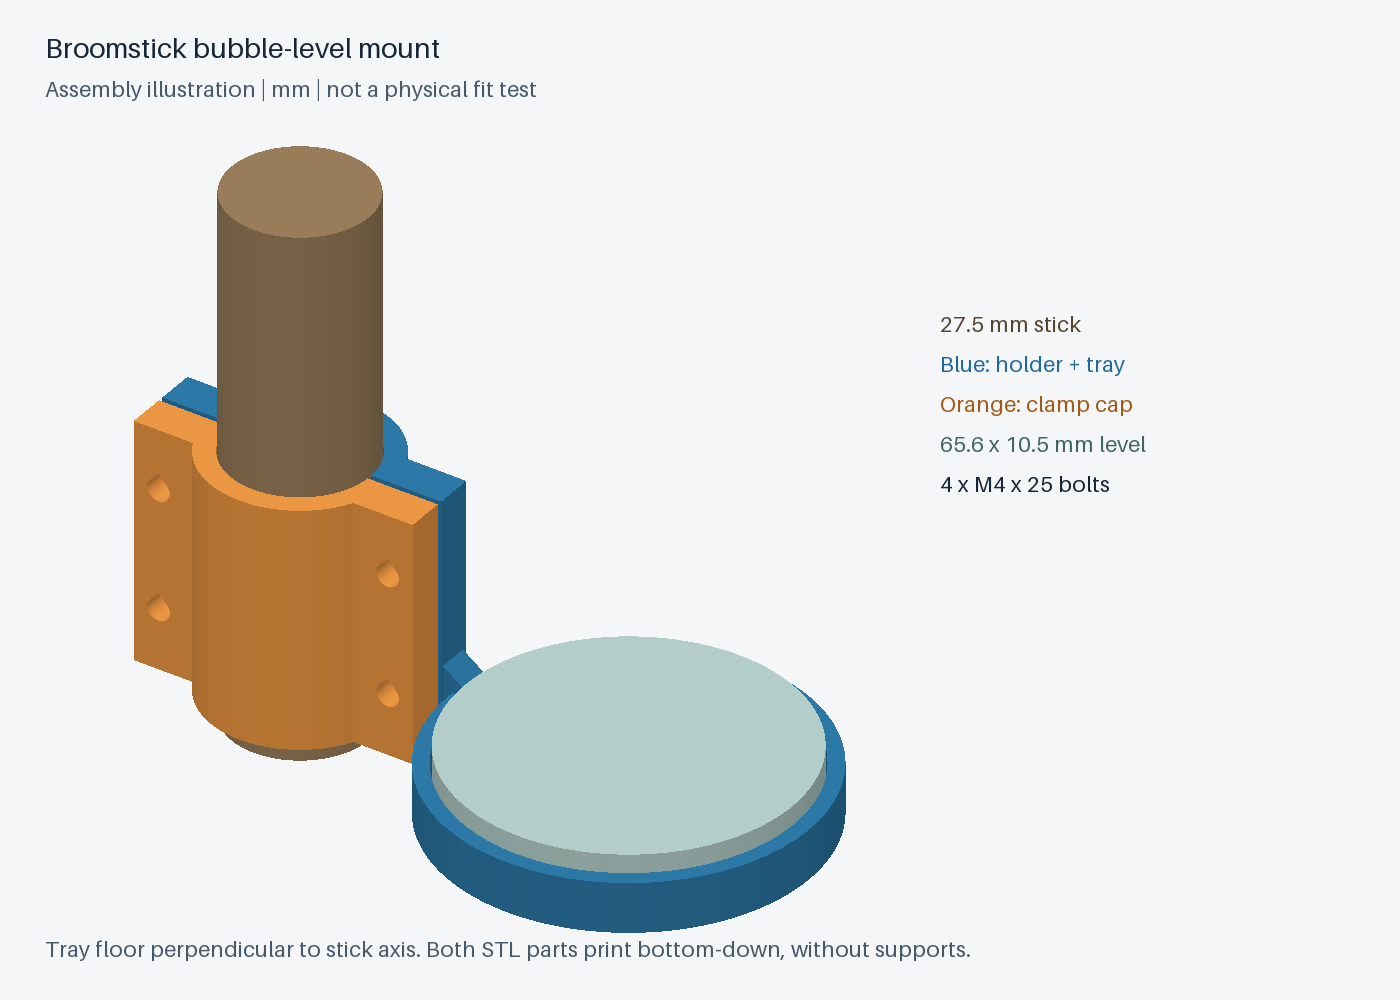

Here is the Python script that generated this plot:
# /// script
# requires-python = ">=3.12"
# dependencies = ["manifold3d==3.5.4", "numpy==2.5.3", "trimesh==5.1.1", "scipy==1.18.1", "pillow==12.3.0"]
# ///
"""Generate millimetre STL parts: uv run parts/broomstick_level_mount.py.

The stick axis is Z; the level's reference floor is the XY plane at Z=3.
Both parts export already oriented with their flat bottoms on the print bed.
"""
from pathlib import Path
from math import sqrt

import manifold3d as cad
import numpy as np
import trimesh
from PIL import Image, ImageDraw, ImageFont

# Measured hardware; adjust these to regenerate for another stick or level.
STICK_DIAMETER = 27.5
LEVEL_DIAMETER = 65.6
LEVEL_HEIGHT = 10.5
# Clearances are diametral, not radial. Tighten the split clamp to grip.
STICK_CLEARANCE = 0.4
LEVEL_CLEARANCE = 0.6
CLAMP_HEIGHT = 48.0
CLAMP_WALL = 4.05
SPLIT_GAP = 1.0
FLOOR = 3.0
TRAY_WALL = 3.0
TRAY_RIM_HEIGHT = 7.0
LEVEL_OFFSET = 66.0
BOLT_DIAMETER = 4.5  # clearance for M4
BOLT_X = 23.0
BOLT_Z = (12.0, 36.0)
EAR_INNER_X = 14.0
EAR_OUTER_X = 28.0
EAR_DEPTH = 8.0
SEGMENTS = 192
OUT = Path(__file__).resolve().parent


def box(size, position):
    return cad.Manifold.cube(size).translate(position)


def cylinder(radius, height, position=(0, 0, 0)):
    return cad.Manifold.cylinder(height, radius, circular_segments=SEGMENTS).translate(position)


def xz_prism(points, y_start, depth):
    # A polygon in X/Z, extruded toward -Y from y_start + depth.
    return cad.CrossSection([points]).extrude(depth).rotate((90, 0, 0)).translate((0, y_start + depth, 0))


def bolt_hole(x, z):
    # Circular clearance with a 45-degree roof, avoiding supports in the bore.
    r = BOLT_DIAMETER / 2
    circle = cad.CrossSection.circle(r, circular_segments=SEGMENTS)
    roof = cad.CrossSection([[(-r / sqrt(2), r / sqrt(2)),
                              (r / sqrt(2), r / sqrt(2)),
                              (0, r * sqrt(2))]])
    return (circle + roof).extrude(40).rotate((90, 0, 0)).translate((x, 20, z))


def build():
    bore_r = (STICK_DIAMETER + STICK_CLEARANCE) / 2
    clamp_r = bore_r + CLAMP_WALL
    pocket_r = (LEVEL_DIAMETER + LEVEL_CLEARANCE) / 2
    tray_r = pocket_r + TRAY_WALL
    assert LEVEL_OFFSET - tray_r > EAR_OUTER_X, "Tray must clear the removable clamp half."
    assert LEVEL_HEIGHT > TRAY_RIM_HEIGHT, "Level must remain accessible above the rim."

    collar = cylinder(clamp_r, CLAMP_HEIGHT)
    for x0 in (EAR_INNER_X, -EAR_OUTER_X):
        collar += box((EAR_OUTER_X - EAR_INNER_X, 2 * EAR_DEPTH, CLAMP_HEIGHT),
                      (x0, -EAR_DEPTH, 0))
    collar -= cylinder(bore_r, CLAMP_HEIGHT + 2, (0, 0, -1))
    main_half = collar ^ box((100, 100, CLAMP_HEIGHT + 2), (-50, SPLIT_GAP / 2, -1))
    cap = collar ^ box((100, 100, CLAMP_HEIGHT + 2), (-50, -100 - SPLIT_GAP / 2, -1))

    tray = cylinder(tray_r, FLOOR + TRAY_RIM_HEIGHT, (LEVEL_OFFSET, 0, 0))
    # Keep the neck on the main side of the split; it cannot collide with the cap.
    neck = box((LEVEL_OFFSET - 12, 10 - SPLIT_GAP / 2, 6), (12, SPLIT_GAP / 2, 0))
    gusset = xz_prism([(14, FLOOR), (44, FLOOR), (14, 25)], 1, 6)
    main = main_half + tray + neck + gusset
    # These final cuts keep the entire seating floor flat and the stick bore clear.
    main -= cylinder(pocket_r, CLAMP_HEIGHT + 2, (LEVEL_OFFSET, 0, FLOOR))
    main -= cylinder(bore_r, CLAMP_HEIGHT + 2, (0, 0, -1))
    for x in (-BOLT_X, BOLT_X):
        for z in BOLT_Z:
            hole = bolt_hole(x, z)
            main -= hole
            cap -= hole
    level = cylinder(LEVEL_DIAMETER / 2, LEVEL_HEIGHT, (LEVEL_OFFSET, 0, FLOOR))
    return main, cap, level


def mesh(solid):
    data = solid.to_mesh()
    result = trimesh.Trimesh(vertices=np.asarray(data.vert_properties)[:, :3],
                             faces=np.asarray(data.tri_verts), process=True)
    # STL uses float32: exact boolean tangencies can collapse to zero-area faces.
    result.update_faces(result.nondegenerate_faces())
    result.remove_unreferenced_vertices()
    return result


def verify(main, cap, level):
    meshes = []
    for name, solid in (("holder", main), ("clamp_cap", cap)):
        result = mesh(solid)
        assert solid.status() == cad.Error.NoError, (name, solid.status())
        assert result.is_watertight and result.is_winding_consistent, name
        assert len(result.split()) == 1 and result.volume > 0, name
        assert abs(result.bounds[0, 2]) < 1e-6, "Print bottom must be Z=0"
        assert all(result.extents <= np.array([250, 210, 210])), "Exceeds MK3S print volume"
        meshes.append(result)
        print(f"{name}: watertight, one solid; {result.extents.round(2)} mm; "
              f"{result.volume / 1000:.2f} cm³")
    assert (main ^ cap).is_empty(), "Clamp parts collide"
    assert (main ^ level).is_empty(), "Level collides with its seat"
    assert (cap ^ level).is_empty(), "Level collides with clamp cap"
    # Probe the actual seating plane, not just the outer tray dimensions.
    floor_probe = cylinder(LEVEL_DIAMETER / 2 - 0.1, 0.1, (LEVEL_OFFSET, 0, FLOOR - 0.1))
    assert abs((main ^ floor_probe).volume() - floor_probe.volume()) < 1e-5
    pocket_probe = cylinder(LEVEL_DIAMETER / 2, LEVEL_HEIGHT, (LEVEL_OFFSET, 0, FLOOR + 0.01))
    assert (main ^ pocket_probe).is_empty()
    stick = cylinder(STICK_DIAMETER / 2, CLAMP_HEIGHT + 20, (0, 0, -10))
    assert ((main + cap) ^ stick).is_empty(), "Nominal stick does not fit"
    for x in (-BOLT_X, BOLT_X):
        for z in BOLT_Z:
            shaft = cylinder(2, 30).rotate((90, 0, 0)).translate((x, 15, z))
            assert ((main + cap) ^ shaft).is_empty(), "M4 shaft interference"
    # Simulate taking up the 0.4 mm diametral clearance: the halves must not bottom out.
    tightened_main = main.translate((0, -STICK_CLEARANCE / 2, 0))
    tightened_cap = cap.translate((0, STICK_CLEARANCE / 2, 0))
    assert (tightened_main ^ tightened_cap).is_empty(), "Clamp bottoms out before gripping"
    print("Fit checks: stick, level, four M4 paths, flat seating floor, and clamp closing clearance OK.")
    return meshes


def preview(main, cap, level):
    """Render a shaded assembly illustration; not a picture of a printed part."""
    pixels = np.full((1000, 1400, 3), (244, 246, 248), dtype=np.uint8)
    depth_buffer = np.full((1000, 1400), -np.inf)
    right = np.array([0.83, 0.56, 0.0])
    up = np.array([-0.31, 0.46, 0.83])
    toward_camera = np.cross(right, up)
    light = np.array([0.1, -0.3, 0.95])
    light /= np.linalg.norm(light)
    items = [(main, (45, 123, 170)), (cap, (240, 153, 68)),
             (level, (183, 210, 205)),
             (cylinder(STICK_DIAMETER / 2, 105, (0, 0, -5)), (156, 128, 93))]
    for solid, color in items:
        obj = mesh(solid)
        for vertices, normal in zip(obj.triangles, obj.face_normals):
            if np.dot(normal, toward_camera) <= 0:
                continue
            shade = 0.65 + 0.35 * max(0.0, np.dot(normal, light))
            fill = np.array([int(c * shade) for c in color], dtype=np.uint8)
            xy = np.column_stack((vertices @ right, -(vertices @ up))) * 6
            xy += [300, 690]
            low = np.maximum(np.floor(xy.min(axis=0)).astype(int), [0, 0])
            high = np.minimum(np.ceil(xy.max(axis=0)).astype(int), [1399, 999])
            if np.any(high < low):
                continue
            px, py = np.meshgrid(np.arange(low[0], high[0] + 1) + 0.5,
                                 np.arange(low[1], high[1] + 1) + 0.5)
            (x0, y0), (x1, y1), (x2, y2) = xy
            determinant = (y1 - y2) * (x0 - x2) + (x2 - x1) * (y0 - y2)
            if abs(determinant) < 1e-9:
                continue
            a = ((y1 - y2) * (px - x2) + (x2 - x1) * (py - y2)) / determinant
            b = ((y2 - y0) * (px - x2) + (x0 - x2) * (py - y2)) / determinant
            c = 1 - a - b
            depths = vertices @ toward_camera
            depth = a * depths[0] + b * depths[1] + c * depths[2]
            region = np.s_[low[1]:high[1] + 1, low[0]:high[0] + 1]
            visible = (a >= 0) & (b >= 0) & (c >= 0) & (depth > depth_buffer[region])
            depth_buffer[region][visible] = depth[visible]
            pixels[region][visible] = fill
    image = Image.fromarray(pixels)
    draw = ImageDraw.Draw(image)
    font = ImageFont.load_default(size=28)
    small = ImageFont.load_default(size=22)
    draw.text((45, 30), "Broomstick bubble-level mount", fill="#182737", font=font)
    draw.text((45, 75), "Assembly illustration | mm | not a physical fit test", fill="#485969", font=small)
    draw.text((940, 310), "27.5 mm stick", fill="#534532", font=small)
    draw.text((940, 350), "Blue: holder + tray", fill="#236a96", font=small)
    draw.text((940, 390), "Orange: clamp cap", fill="#a15b19", font=small)
    draw.text((940, 430), "65.6 x 10.5 mm level", fill="#41655f", font=small)
    draw.text((940, 470), "4 x M4 x 25 bolts", fill="#182737", font=small)
    draw.text((45, 935), "Tray floor perpendicular to stick axis. Both STL parts print bottom-down, without supports.",
              fill="#485969", font=small)
    image.save(OUT / "broomstick_level_mount.png")


if __name__ == "__main__":
    main, cap, level = build()
    holder_mesh, cap_mesh = verify(main, cap, level)
    holder_mesh.export(OUT / "broomstick_level_holder.stl")
    # Centre the separate cap on XY for convenient independent slicing.
    cap_mesh.apply_translation((-cap_mesh.bounds[:, 0].mean(), -cap_mesh.bounds[:, 1].mean(), 0))
    cap_mesh.export(OUT / "broomstick_level_clamp_cap.stl")
    preview(main, cap, level)
    print(f"Saved STL files and assembly illustration in {OUT}")
